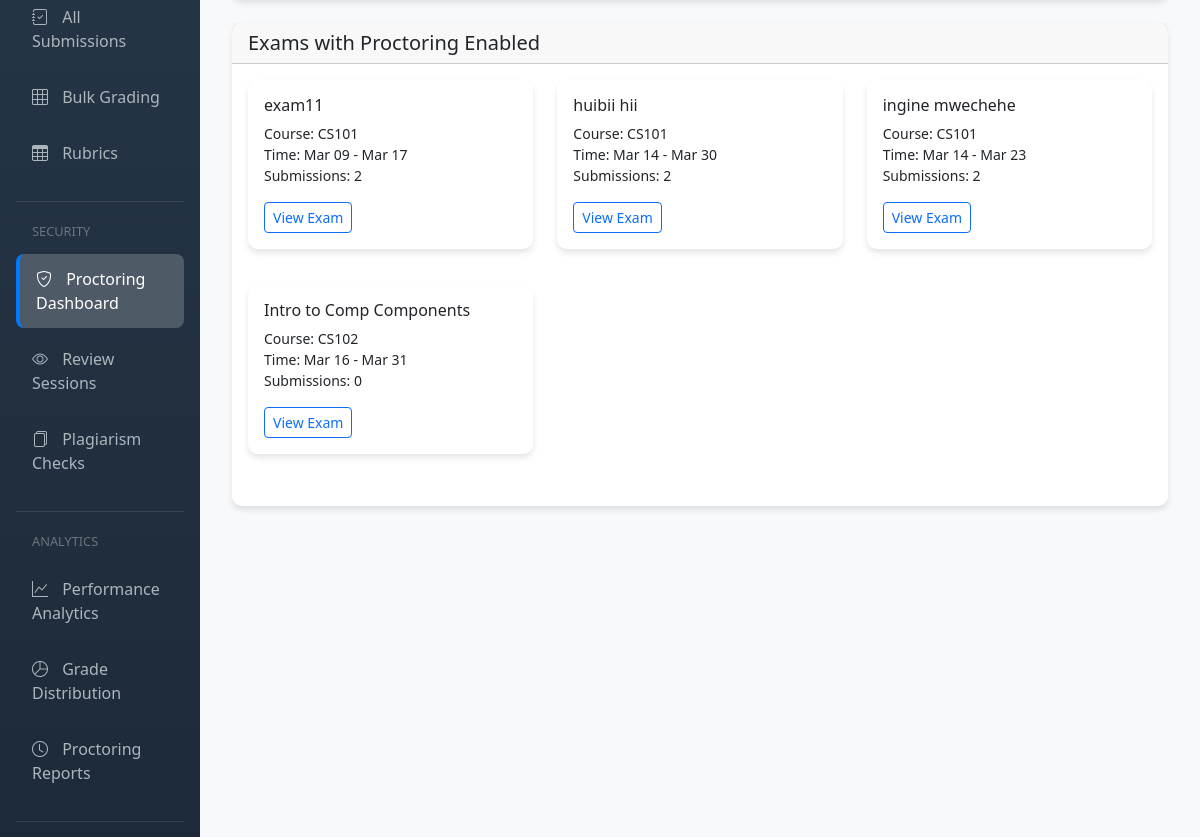
The page /proctoring/dashboard/ (signed in, middle part) on the database as committed earlier.
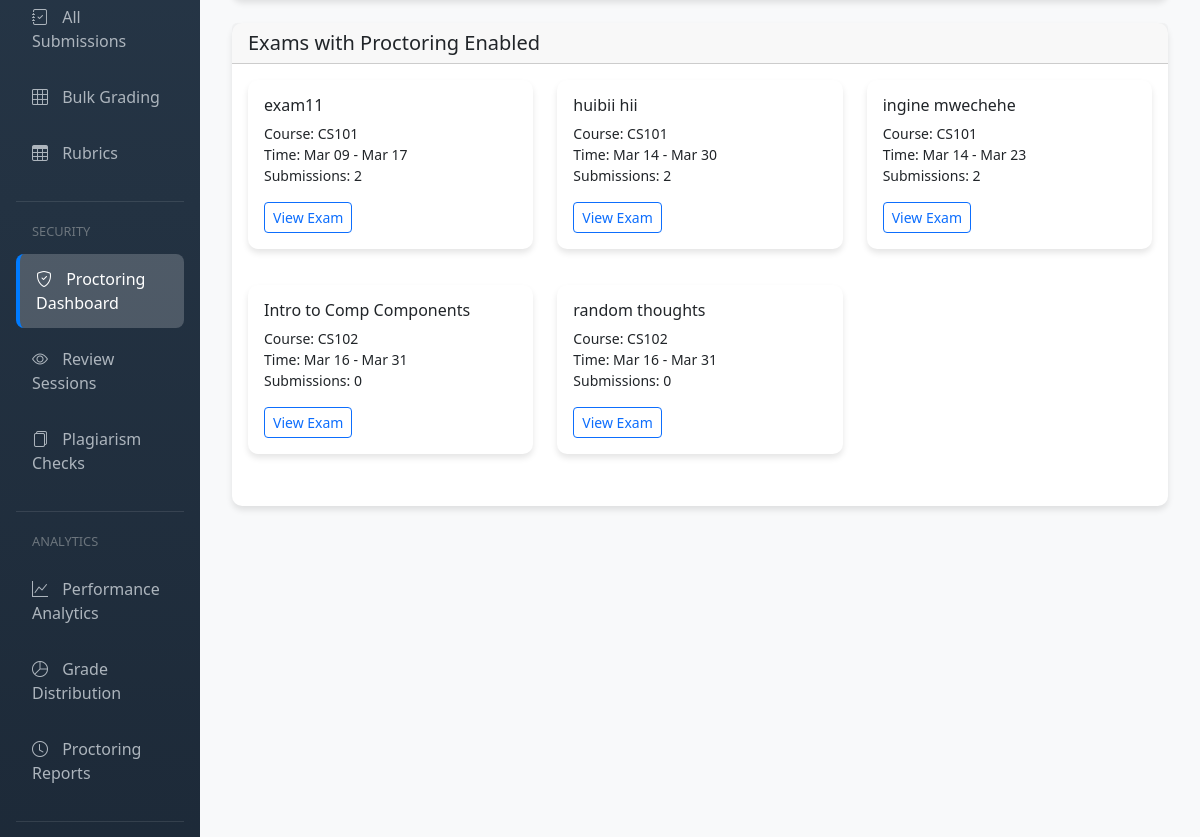
The same page on the database as committed later.
### apps/exams/models.py (models this page shows, shortened)
class Exam(models.Model):
    exam_id = models.UUIDField(primary_key=True, default=uuid.uuid4, editable=False)
    title = models.CharField(max_length=255)
    description = models.TextField(blank=True)
    instructor = models.ForeignKey(CustomUser, on_delete=models.CASCADE, related_name='exams_created')
    course = models.ForeignKey(Course, on_delete=models.CASCADE, null=True, blank=True)
    time_limit_minutes = models.IntegerField(null=True, blank=True)
    total_points = models.DecimalField(max_digits=10, decimal_places=2, validators=[MinValueValidator(0)])
    passing_score = models.DecimalField(max_digits=10, decimal_places=2, null=True, blank=True)
    start_date = models.DateTimeField()
    end_date = models.DateTimeField()
    is_published = models.BooleanField(default=False)
    require_secure_browser = models.BooleanField(default=False)
    enable_plagiarism_check = models.BooleanField(default=False)
    created_at = models.DateTimeField(auto_now_add=True)
    updated_at = models.DateTimeField(auto_now=True)

class Course(models.Model):
    course_id = models.UUIDField(primary_key=True, default=uuid.uuid4, editable=False)
    title = models.CharField(max_length=255)
    code = models.CharField(max_length=50, unique=True)
    description = models.TextField(blank=True)
    instructor = models.ForeignKey(CustomUser, on_delete=models.CASCADE, related_name='courses_taught')
    institution = models.ForeignKey(Institution, on_delete=models.CASCADE, null=True)
    created_at = models.DateTimeField(auto_now_add=True)

### apps/proctoring/views.py (the view)
# urls.py: path('', views.analytics_dashboard, name='dashboard'),
@login_required
def dashboard(request):
    if request.user.role not in ['INSTRUCTOR', 'ADMIN']:
        return HttpResponseForbidden("Access denied")
    exams = Exam.objects.filter(
        instructor=request.user,
        require_secure_browser=True
    )
    session_ids = Submission.objects.filter(
        exam__in=exams
    ).values_list('proctoring_session__session_id', flat=True)
    sessions = ProctoringSession.objects.filter(
        session_id__in=session_ids
    ).select_related('submission', 'submission__student', 'submission__exam')
    active_count = sessions.filter(status='ACTIVE').count()
    flagged_count = sessions.filter(status='FLAGGED').count()
    completed_count = sessions.filter(status='COMPLETED').count()
    context = {
        'sessions': sessions,
        'exams': exams,
        'active_count': active_count,
        'flagged_count': flagged_count,
        'completed_count': completed_count,
        'total_sessions': sessions.count(),
    }
    return render(request, 'proctoring/dashboard.html', context)

### apps/core/context_processors.py (called while the page is built)
def notification_counts(request):
    if request.user.is_authenticated:
        if request.user.role in ['INSTRUCTOR', 'ADMIN']:
            flagged_count = ProctoringSession.objects.filter(
                submission__exam__instructor=request.user,
                status='FLAGGED'
            ).count()
            pending_count = Submission.objects.filter(
                exam__instructor=request.user,
                is_graded=False,
                submitted_at__isnull=False
            ).count()
            return {
                'flagged_sessions_count': flagged_count,
                'grading_pending_count': pending_count
            }
    return {}

### templates/proctoring/dashboard.html (shortened to what this page needs)
{% extends 'base.html' %}
{% block content %}
<div class="container-fluid">
    <div class="row mt-4">
        <div class="col-md-12">
            <div class="card">
                <div class="card-header">
                    <h5 class="card-title mb-0">Exams with Proctoring Enabled</h5>
                </div>
                <div class="card-body">
                    {% if exams %}
                    <div class="row">
                        {% for exam in exams %}
                        <div class="col-md-4 mb-3">
                            <div class="card">
                                <div class="card-body">
                                    <h6 class="card-title">{{ exam.title }}</h6>
                                    <p class="card-text small">
                                        Course: {{ exam.course.code|default:"N/A" }}<br>
                                        Time: {{ exam.start_date|date:"M d" }} - {{ exam.end_date|date:"M d" }}<br>
                                        Submissions: {{ exam.submissions.count }}
                                    </p>
                                    <a href="{% url 'exams:exam_detail' exam.exam_id %}" class="btn btn-sm btn-outline-primary">
                                        View Exam
                                    </a>
                                </div>
                            </div>
                        </div>
                        {% endfor %}
                    </div>
                    {% else %}
                    <div class="alert alert-warning">
                        <i class="bi bi-exclamation-triangle"></i>
                        No exams with proctoring enabled. Enable proctoring when creating or editing an exam.
                    </div>
                    {% endif %}
                </div>
            </div>
        </div>
    </div>
</div>
{% endblock %}

Rows that differ between the two databases and show on the page:
added Exam: title "random thoughts", course.code "CS102", start_date "Mar 16", end_date "Mar 31", submissions.count "0"
